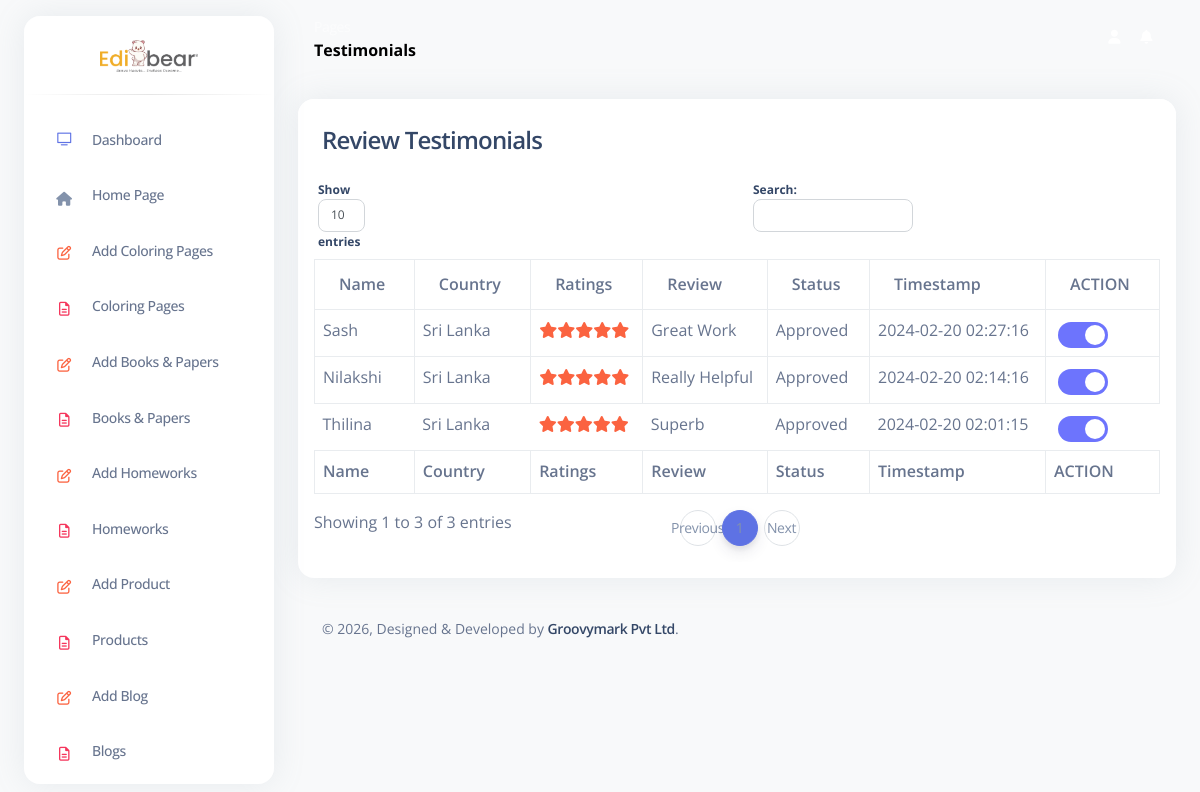
Screenshot of /admin-area/testimonials.php with the database file from the repository.
### tables this page shows
CREATE TABLE `testimonials` (
  `id` int(11) NOT NULL,
  `user_id` int(11) NOT NULL,
  `name` varchar(100) NOT NULL,
  `ratings` int(11) NOT NULL,
  `one_word` varchar(50) NOT NULL,
  `review` varchar(500) NOT NULL,
  `status` int(11) NOT NULL DEFAULT 0,
  `timestamp` timestamp NOT NULL DEFAULT current_timestamp()
);

CREATE TABLE `tourists` (
  `id` int(11) NOT NULL,
  `username` varchar(20) NOT NULL,
  `name` varchar(100) DEFAULT NULL,
  `profile_pic` varchar(20) DEFAULT NULL,
  `password` varchar(1000) NOT NULL,
  `email` varchar(50) NOT NULL,
  `country` varchar(20) NOT NULL,
  `status` int(11) NOT NULL DEFAULT 1,
  `delete_status` int(11) DEFAULT 0,
  `timestamp` timestamp NOT NULL DEFAULT current_timestamp()
);

### classes/class.user.php (called while the page is built, shortened)
<?php
require_once('dbconfig.php');
class USER{
	private $conn;
	public function __construct(){
		$database = new Database();
		$this->conn = $database->dbConnection();
    }
	public function fetchAll($colsArr, $tablesArr, $condsArr, $orderBy="", $other="") {
		$this->bindParamArr = array();
		$query = $this->createSqlFields($colsArr);
		$query = $this->createSqlFrom($query, $tablesArr);
		$query = $this->createWhereClause($query, $condsArr);
		$query .= ($other=="") ? "" : " AND $other";
		$query .= ($orderBy=="") ? "" : " ORDER BY $orderBy";
		$stmt = $this->conn->prepare($query);
		$stmt->execute($this->bindParamArr);
		$dataRow = $stmt->fetchAll(PDO::FETCH_ASSOC);
		return($dataRow);
	}
	private function createSqlFields($colsArr) {
		if ( $colsArr == "" ) {
			$query = "SELECT *";
		} else {
			$query = "SELECT ";
			foreach ( $colsArr as $value ) {
				$query .= "$value,";
			}
			$query = substr($query, 0, -1);
		}
		return $query;
	}
	private function createSqlFrom($query, $tablesArr) {
		$query .= " FROM ";
		foreach ( $tablesArr as $value ) {
			$query .= "$value,";
		}
		$query = substr($query, 0, -1);
		return $query;
	}
	private function createWhereClause($query, $condsArr) {
		if ( $condsArr != "" ) {
			$query .= " WHERE";
			foreach ( $condsArr as $key=>$value ) {
				$query .= " `$key`=:$key"."x"." AND";
			}
			$query = substr($query, 0, -3);
		}
		return $query;
	}
}

### classes/dbconfig.php (called while the page is built, shortened)
<?php
class Database{
    public function dbConnection(){
        $this->host = getenv('DB_HOST') ?: 'localhost';
        $this->db_name = getenv('DB_NAME') ?: '';
        $this->username = getenv('DB_USERNAME') ?: '';
        $this->password = getenv('DB_PASSWORD') ?: '';
        $this->conn = null;
        try{
            $this->conn = new PDO("mysql:host=" . $this->host . ";dbname=" . $this->db_name, $this->username, $this->password);
			$this->conn->setAttribute(PDO::ATTR_ERRMODE, PDO::ERRMODE_EXCEPTION);
        }catch(PDOException $exception){
            $errorMsg = "Connection error: " . $exception->getMessage();
            echo $errorMsg;
        }
        return $this->conn;
    }
}
?>

### admin-area/testimonials.php (the view, shortened to what this page needs)
<?php
  require_once("../classes/class.user.php");
  require_once("../classes/class.header.php");
  $adminHeader = new HEADER("testimonials");
  $user = new USER();
?>
<!DOCTYPE html>
<html lang="en">
<head>
  <?php echo $adminHeader->printAdminHeader(); ?>
</head>
<body class="g-sidenav-show    bg-gray-100">
  <div class="min-height-300 bg-primary position-absolute w-100"></div>
  <?php echo $adminHeader->printAdminNav(); ?>
  <main class="main-content position-relative border-radius-lg">
    <?php echo $adminHeader->printAdminNav2($adminHeader->getActivePageName()); ?>
    <div class="container-fluid py-4">
      <div class="row">
        <div class="col-12 mb-4">
          <div class="card">
            <div class="card-header pb-0">
              <h4>Review Testimonials</h4>
            </div>
            <div class="card-body p-3">
              <div class="table-responsive">
                <table class="table table-bordered" id="reviewTestimonialsTable" data-order='[[ 5, "desc" ]]' width="100%" cellspacing="0">
                  <thead>
                    <th>Name</th>
                    <th>Country</th>
                    <th>Ratings</th>
                    <th>Review</th>
                    <th>Status</th>
                    <th>Timestamp</th>
                    <th>ACTION</th>
                  </thead>
                  <tfoot>
                    <th>Name</th>
                    <th>Country</th>
                    <th>Ratings</th>
                    <th>Review</th>
                    <th>Status</th>
                    <th>Timestamp</th>
                    <th>ACTION</th>
                  </tfoot>
                  <tbody>
                    <?php
                      foreach ( $user->fetchAll(array("id", "user_id", "ratings", "one_word", "status","timestamp"), array("testimonials"), "") as $rowFetchTestimonials ) {
                        $testimonialID = $rowFetchTestimonials['id'];
                        $testimonialRatings = $rowFetchTestimonials['ratings'];
                        $testimonialOneWord = $rowFetchTestimonials['one_word'];
                        $rawStatus = $rowFetchTestimonials['status'];
                        $testimonialStatusText = ($rawStatus==1) ? "Approved" : (($rawStatus==-1) ? "Rejected" : "Pending");
                        $testimonialTimestamp = $rowFetchTestimonials['timestamp'];
                        $touristArr = $user->fetchAll(array("name","country"), array("tourists"), array("id"=>$rowFetchTestimonials['user_id']))[0];
                        $touristName = $touristArr['name'];
                        $touristCountry = $touristArr['country'];
                        $isApproved = ($rawStatus == 1);
                        $targetStatusForToggle = $isApproved ? -1 : 1;
                        $toggleCheckedState = $isApproved ? "checked" : "";
                        echo "
                          <tr>
                            <td class='cursor-pointer' onclick='showTestimonial($testimonialID)'>$touristName</td>
                            <td>$touristCountry</td>
                            <td>";
                              for ( $i=1; $i<=5; $i++ ) {
                                $starColor = ($i<=$testimonialRatings) ? "text-warning" : "";
                                echo "<span class='fa fa-star $starColor'></span>";
                              }
                        echo "
                            </td>
                            <td>$testimonialOneWord</td>
                            <td>$testimonialStatusText</td>
                            <td>$testimonialTimestamp</td>
                            <td>
                              <div class='d-flex align-items-center'>
                                <form method='POST' action='' id='toggleForm_$testimonialID' class='mr-2'>
                                  <input type='hidden' name='testimonialID' value='$testimonialID'>
                                  <input type='hidden' name='testimonialStatus' value='$targetStatusForToggle'>
                                  <label class='switch mb-0'>
                                    <input type='checkbox' $toggleCheckedState onchange='document.getElementById(\"toggleForm_$testimonialID\").submit()'>
                                    <span class='slider round'></span>
                                  </label>
                                  <input type='hidden' name='changeTestimonialStatusSubmit' value='1'>
                                </form>
                              </div>
                            </td>
                          </tr>
                        ";
                      }
                    ?>
                  </tbody>
                </table>
              </div>
            </div>
          </div>
        </div>
      </div>
      <?php echo $adminHeader->printAdminFooter(); ?>
    </div>
  </main>
</body>
</html>

### classes/class.header.php (style rules this page uses)
.min-height-300.bg-primary.position-absolute.w-100 { background: transparent !important; }

### admin-area/testimonials.php (style rules this page uses)
.switch { position: relative; display: inline-block; width: 50px; height: 26px; }
.slider { position: absolute; cursor: pointer; top: 0; left: 0; right: 0; bottom: 0; background-color: #E2E8F0; -webkit-transition: .4s; transition: .4s; }
.slider:before { position: absolute; content: ""; height: 20px; width: 20px; left: 3px; bottom: 3px; background-color: white; -webkit-transition: .4s; transition: .4s; }
input:checked + .slider { background-color: #6D74FD; }
input:checked + .slider:before { -webkit-transform: translateX(24px); -ms-transform: translateX(24px); transform: translateX(24px); }
.slider.round { border-radius: 34px; }
.slider.round:before { border-radius: 50%; }

### rows the page displays
testimonials: user.name "Thilina", user.country "Sri Lanka", ratings 5 (drawn), one_word "Superb", status "Approved", timestamp "2024-02-20 02:01:15"
testimonials: user.name "Nilakshi", user.country "Sri Lanka", ratings 5 (drawn), one_word "Really Helpful", status "Approved", timestamp "2024-02-20 02:14:16"
testimonials: user.name "Sash", user.country "Sri Lanka", ratings 5 (drawn), one_word "Great Work", status "Approved", timestamp "2024-02-20 02:27:16"

### other values shown
$subArr['name'] "Dashboard"
$subArr['name'] "Home Page"
$subArr['name'] "Add Coloring Pages"
$subArr['name'] "Coloring Pages"
$subArr['name'] "Add Books & Papers"
$subArr['name'] "Books & Papers"
$subArr['name'] "Add Homeworks"
$subArr['name'] "Homeworks"
$subArr['name'] "Add Product"
$subArr['name'] "Products"
$subArr['name'] "Add Blog"
$subArr['name'] "Blogs"
$pageName "Testimonials"
